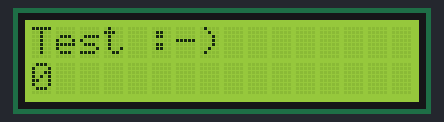
Bench run of a sketch on a simulated ESP32. Shown: 16×2 character LCD.

Above: at 0.1 s.
At 4.1 s:
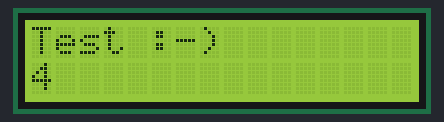
At 9.1 s:
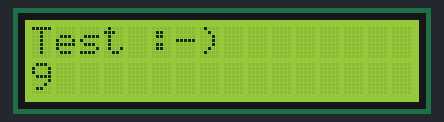
At 19.1 s:
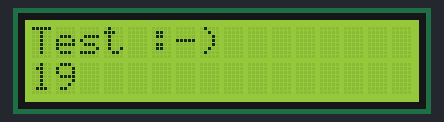
At 28.2 s:
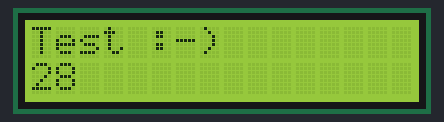
At 38.2 s:
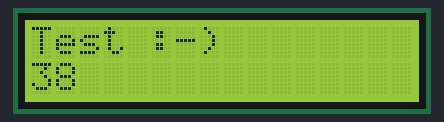

Measured:
- what the display in image 1 shows lasts 1.0 s, from 4.1 s to 5.1 s

The sketch:

LCD1602_wo_I2C_ESP32.ino
```cpp
// ESP32 Dev Module

#include <LiquidCrystal.h>

// init with used interface pins
LiquidCrystal lcd(19, 23, 18, 17, 16, 15);

void setup() {
  // Serial.begin(115200);
  lcd.begin(16, 2);
  lcd.print("Test :-)");
}

void loop() {
  lcd.setCursor(0, 1);
  lcd.print(millis() / 1000);

  // give wifi time to operate
  delay(200);
}
```
